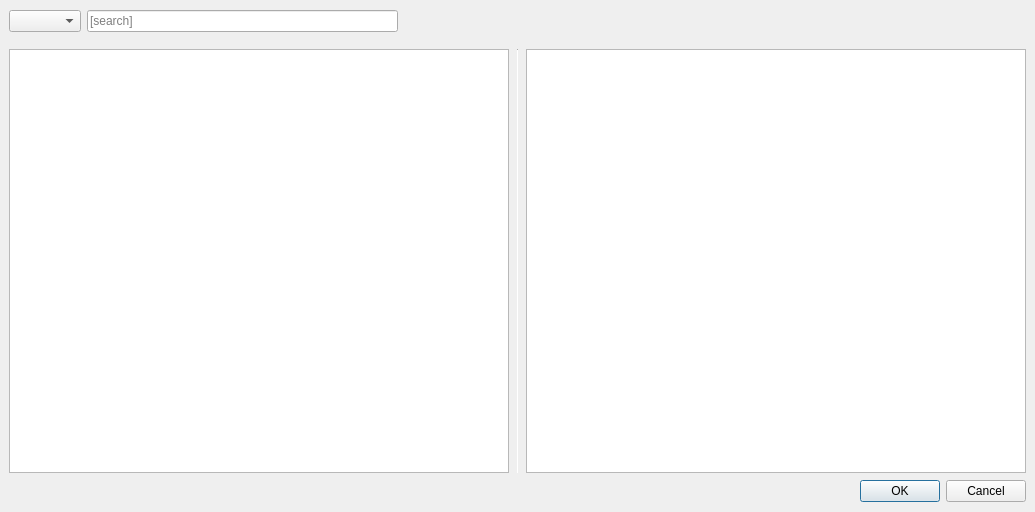
<?xml version="1.0" encoding="UTF-8"?>
<ui version="4.0">
 <class>DataInputListDlg</class>
 <widget class="QDialog" name="DataInputListDlg">
  <property name="geometry">
   <rect>
    <x>0</x>
    <y>0</y>
    <width>1024</width>
    <height>512</height>
   </rect>
  </property>
  <property name="sizePolicy">
   <sizepolicy hsizetype="Preferred" vsizetype="Fixed">
    <horstretch>0</horstretch>
    <verstretch>0</verstretch>
   </sizepolicy>
  </property>
  <property name="windowTitle">
   <string>Data Inputs</string>
  </property>
  <property name="accessibleName">
   <string>DataInputListDlg</string>
  </property>
  <layout class="QVBoxLayout" name="verticalLayout">
   <property name="leftMargin">
    <number>0</number>
   </property>
   <property name="topMargin">
    <number>0</number>
   </property>
   <property name="rightMargin">
    <number>0</number>
   </property>
   <property name="bottomMargin">
    <number>0</number>
   </property>
   <item>
    <widget class="QWidget" name="widget" native="true">
     <layout class="QVBoxLayout" name="verticalLayout_2">
      <property name="leftMargin">
       <number>9</number>
      </property>
      <property name="topMargin">
       <number>9</number>
      </property>
      <property name="rightMargin">
       <number>9</number>
      </property>
      <property name="bottomMargin">
       <number>9</number>
      </property>
      <item>
       <widget class="QWidget" name="widget_2" native="true">
        <property name="sizePolicy">
         <sizepolicy hsizetype="Expanding" vsizetype="Fixed">
          <horstretch>0</horstretch>
          <verstretch>0</verstretch>
         </sizepolicy>
        </property>
        <property name="minimumSize">
         <size>
          <width>0</width>
          <height>24</height>
         </size>
        </property>
        <property name="maximumSize">
         <size>
          <width>16777215</width>
          <height>24</height>
         </size>
        </property>
        <layout class="QHBoxLayout" name="horizontalLayout_2">
         <property name="leftMargin">
          <number>0</number>
         </property>
         <property name="topMargin">
          <number>0</number>
         </property>
         <property name="rightMargin">
          <number>0</number>
         </property>
         <property name="bottomMargin">
          <number>0</number>
         </property>
         <item>
          <widget class="QComboBox" name="typeFilterCombo">
           <property name="sizeAdjustPolicy">
            <enum>QComboBox::AdjustToContentsOnFirstShow</enum>
           </property>
          </widget>
         </item>
         <item>
          <widget class="QLineEdit" name="searchField">
           <property name="placeholderText">
            <string>[search]</string>
           </property>
           <property name="clearButtonEnabled">
            <bool>true</bool>
           </property>
          </widget>
         </item>
         <item>
          <spacer name="horizontalSpacer_2">
           <property name="orientation">
            <enum>Qt::Horizontal</enum>
           </property>
           <property name="sizeHint" stdset="0">
            <size>
             <width>200</width>
             <height>20</height>
            </size>
           </property>
          </spacer>
         </item>
         <item>
          <widget class="QDialogButtonBox" name="buttonBoxAddEditRemove">
           <property name="focusPolicy">
            <enum>Qt::NoFocus</enum>
           </property>
           <property name="layoutDirection">
            <enum>Qt::LeftToRight</enum>
           </property>
           <property name="orientation">
            <enum>Qt::Horizontal</enum>
           </property>
           <property name="standardButtons">
            <set>QDialogButtonBox::NoButton</set>
           </property>
          </widget>
         </item>
        </layout>
       </widget>
      </item>
      <item>
       <layout class="QHBoxLayout" name="horizontalLayout_4">
        <property name="spacing">
         <number>8</number>
        </property>
        <property name="topMargin">
         <number>10</number>
        </property>
        <item>
         <widget class="QTableView" name="tableView">
          <property name="sizePolicy">
           <sizepolicy hsizetype="Expanding" vsizetype="Expanding">
            <horstretch>0</horstretch>
            <verstretch>5</verstretch>
           </sizepolicy>
          </property>
          <property name="minimumSize">
           <size>
            <width>500</width>
            <height>0</height>
           </size>
          </property>
          <property name="focusPolicy">
           <enum>Qt::NoFocus</enum>
          </property>
          <property name="editTriggers">
           <set>QAbstractItemView::NoEditTriggers</set>
          </property>
          <property name="selectionBehavior">
           <enum>QAbstractItemView::SelectRows</enum>
          </property>
          <property name="sortingEnabled">
           <bool>true</bool>
          </property>
          <property name="cornerButtonEnabled">
           <bool>false</bool>
          </property>
          <attribute name="horizontalHeaderVisible">
           <bool>true</bool>
          </attribute>
          <attribute name="horizontalHeaderHighlightSections">
           <bool>false</bool>
          </attribute>
          <attribute name="verticalHeaderVisible">
           <bool>false</bool>
          </attribute>
         </widget>
        </item>
        <item>
         <widget class="Line" name="line">
          <property name="enabled">
           <bool>true</bool>
          </property>
          <property name="sizePolicy">
           <sizepolicy hsizetype="Fixed" vsizetype="Expanding">
            <horstretch>0</horstretch>
            <verstretch>0</verstretch>
           </sizepolicy>
          </property>
          <property name="minimumSize">
           <size>
            <width>1</width>
            <height>0</height>
           </size>
          </property>
          <property name="contextMenuPolicy">
           <enum>Qt::NoContextMenu</enum>
          </property>
          <property name="styleSheet">
           <string notr="true">background-color: white;</string>
          </property>
          <property name="lineWidth">
           <number>1</number>
          </property>
          <property name="orientation">
           <enum>Qt::Vertical</enum>
          </property>
         </widget>
        </item>
        <item>
         <widget class="QTableView" name="elementInfo">
          <property name="sizePolicy">
           <sizepolicy hsizetype="Expanding" vsizetype="Expanding">
            <horstretch>3</horstretch>
            <verstretch>2</verstretch>
           </sizepolicy>
          </property>
          <property name="minimumSize">
           <size>
            <width>500</width>
            <height>0</height>
           </size>
          </property>
          <property name="focusPolicy">
           <enum>Qt::NoFocus</enum>
          </property>
          <property name="selectionMode">
           <enum>QAbstractItemView::ExtendedSelection</enum>
          </property>
          <property name="selectionBehavior">
           <enum>QAbstractItemView::SelectRows</enum>
          </property>
          <property name="cornerButtonEnabled">
           <bool>false</bool>
          </property>
          <attribute name="horizontalHeaderVisible">
           <bool>true</bool>
          </attribute>
          <attribute name="horizontalHeaderHighlightSections">
           <bool>false</bool>
          </attribute>
         </widget>
        </item>
       </layout>
      </item>
      <item>
       <widget class="QWidget" name="widget_3" native="true">
        <property name="sizePolicy">
         <sizepolicy hsizetype="Preferred" vsizetype="Fixed">
          <horstretch>0</horstretch>
          <verstretch>0</verstretch>
         </sizepolicy>
        </property>
        <property name="minimumSize">
         <size>
          <width>0</width>
          <height>24</height>
         </size>
        </property>
        <layout class="QHBoxLayout" name="horizontalLayout">
         <property name="leftMargin">
          <number>0</number>
         </property>
         <property name="topMargin">
          <number>0</number>
         </property>
         <property name="rightMargin">
          <number>0</number>
         </property>
         <property name="bottomMargin">
          <number>0</number>
         </property>
         <item>
          <spacer name="horizontalSpacer">
           <property name="orientation">
            <enum>Qt::Horizontal</enum>
           </property>
           <property name="sizeHint" stdset="0">
            <size>
             <width>800</width>
             <height>20</height>
            </size>
           </property>
          </spacer>
         </item>
         <item>
          <widget class="QDialogButtonBox" name="buttonBox">
           <property name="focusPolicy">
            <enum>Qt::NoFocus</enum>
           </property>
           <property name="orientation">
            <enum>Qt::Horizontal</enum>
           </property>
           <property name="standardButtons">
            <set>QDialogButtonBox::Cancel|QDialogButtonBox::Ok</set>
           </property>
          </widget>
         </item>
        </layout>
       </widget>
      </item>
     </layout>
    </widget>
   </item>
  </layout>
 </widget>
 <resources/>
 <connections>
  <connection>
   <sender>buttonBox</sender>
   <signal>accepted()</signal>
   <receiver>DataInputListDlg</receiver>
   <slot>accept()</slot>
   <hints>
    <hint type="sourcelabel">
     <x>380</x>
     <y>490</y>
    </hint>
    <hint type="destinationlabel">
     <x>255</x>
     <y>255</y>
    </hint>
   </hints>
  </connection>
  <connection>
   <sender>buttonBox</sender>
   <signal>rejected()</signal>
   <receiver>DataInputListDlg</receiver>
   <slot>reject()</slot>
   <hints>
    <hint type="sourcelabel">
     <x>380</x>
     <y>490</y>
    </hint>
    <hint type="destinationlabel">
     <x>255</x>
     <y>255</y>
    </hint>
   </hints>
  </connection>
 </connections>
</ui>
